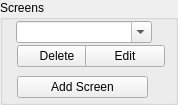
    <widget class="QGroupBox" name="IDC_STATIC_5">
      <property name="geometry">
        <rect>
          <x>729</x>
          <y>112</y>
          <width>178</width>
          <height>105</height>
        </rect>
      </property>
      <property name="title">
        <string>Screens</string>
      </property>
      <property name="visible">
        <bool>true</bool>
      </property>
      <property name="enabled">
        <bool>true</bool>
      </property>
      <property name="flat">
        <bool>false</bool>
      </property>
      <widget class="QComboBox" name="IDC_BRIEF_SCREEN_LIST">
        <property name="maxVisibleItems">
          <number>10</number>
        </property>
        <property name="geometry">
          <rect>
            <x>16</x>
            <y>21</y>
            <width>136</width>
            <height>22</height>
          </rect>
        </property>
        <property name="visible">
          <bool>true</bool>
        </property>
        <property name="enabled">
          <bool>true</bool>
        </property>
        <property name="editable">
          <bool>true</bool>
        </property>
      </widget>
      <widget class="QPushButton" name="IDC_BRIEF_SCREEN_DEL">
        <property name="geometry">
          <rect>
            <x>17</x>
            <y>45</y>
            <width>80</width>
            <height>22</height>
          </rect>
        </property>
        <property name="text">
          <string>Delete</string>
        </property>
        <property name="visible">
          <bool>true</bool>
        </property>
        <property name="enabled">
          <bool>true</bool>
        </property>
        <property name="default">
          <bool>false</bool>
        </property>
        <property name="autoDefault">
          <bool>false</bool>
        </property>
      </widget>
      <widget class="QPushButton" name="IDC_BRIEF_SCREEN_EDIT">
        <property name="geometry">
          <rect>
            <x>85</x>
            <y>45</y>
            <width>80</width>
            <height>22</height>
          </rect>
        </property>
        <property name="text">
          <string>Edit</string>
        </property>
        <property name="visible">
          <bool>true</bool>
        </property>
        <property name="enabled">
          <bool>true</bool>
        </property>
        <property name="default">
          <bool>false</bool>
        </property>
        <property name="autoDefault">
          <bool>false</bool>
        </property>
      </widget>
      <widget class="QPushButton" name="IDC_BRIEF_SCREEN_ADD">
        <property name="geometry">
          <rect>
            <x>17</x>
            <y>76</y>
            <width>131</width>
            <height>22</height>
          </rect>
        </property>
        <property name="text">
          <string>Add Screen</string>
        </property>
        <property name="visible">
          <bool>true</bool>
        </property>
        <property name="enabled">
          <bool>true</bool>
        </property>
        <property name="default">
          <bool>false</bool>
        </property>
        <property name="autoDefault">
          <bool>false</bool>
        </property>
      </widget>
    </widget>
